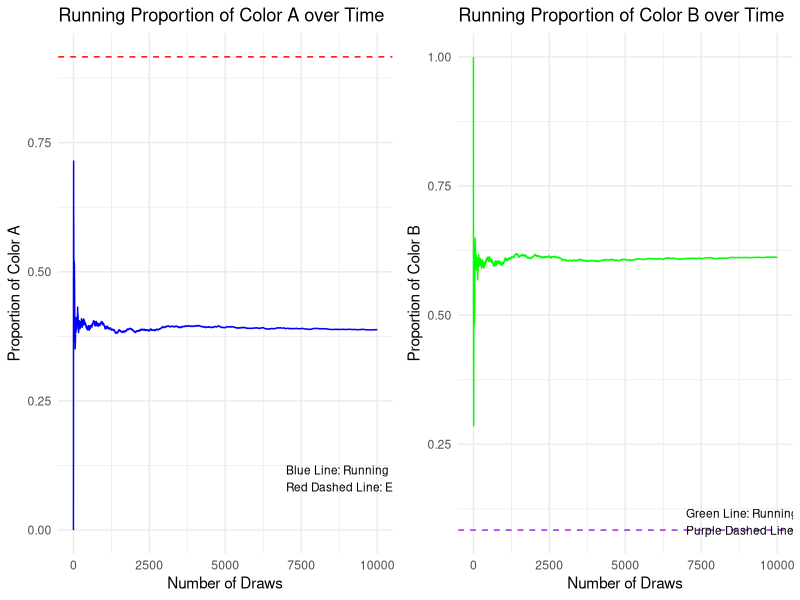
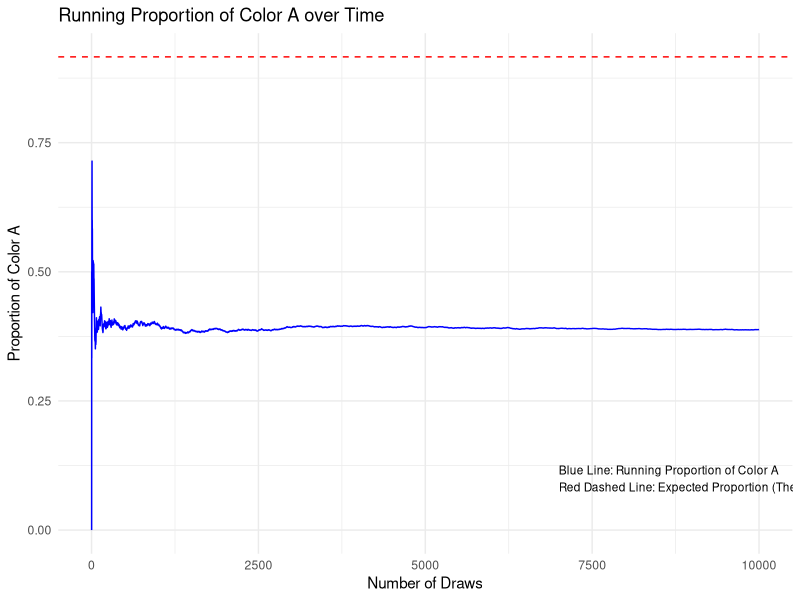
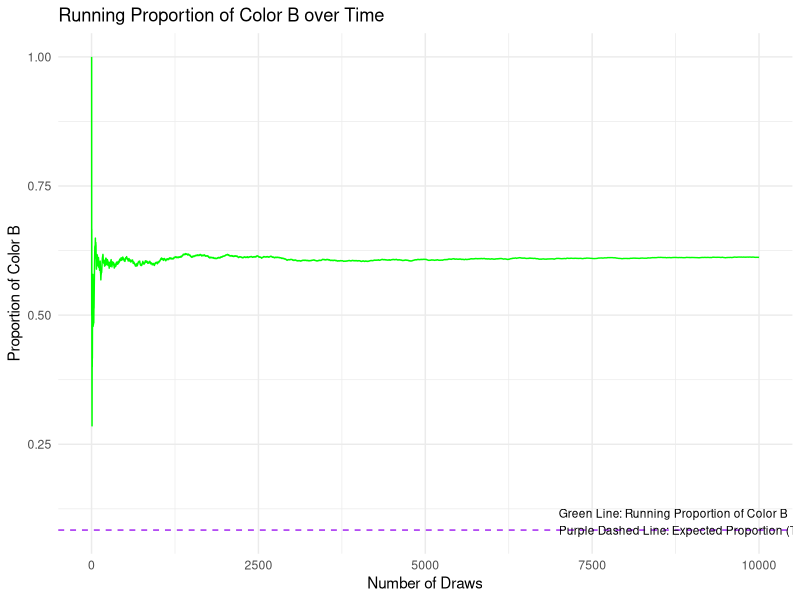

Recreate these plots in R, in order.
# Load necessary libraries
library(ggplot2)
library(dplyr)
library(tidyr)
library(gridExtra)

# Function to simulate Pólya urn process
polya_urn <- function(a, b, c, n_draws) {
  urn <- c(a, b)
  draws <- numeric(n_draws)

  for (i in 1:n_draws) {
    prob <- urn / sum(urn)
    draw <- sample(c(1, 2), size = 1, prob = prob)
    draws[i] <- draw
    urn[draw] <- urn[draw] + c
  }

  return(draws)
}

# Simulation parameters
a <- 10
b <- 10
c <- 1
n_draws <- 10000

# Run the simulation
set.seed(123)
draws <- polya_urn(a, b, c, n_draws)

# Calculate the expected long-term proportion (theta_A) for color A
theta_A <- (-b/c + sqrt((b/c)^2 + 4*a/c)) / 2

# Calculate the running proportion of color A and B over time
prop_A <- cumsum(draws == 1) / 1:n_draws
prop_B <- cumsum(draws == 2) / 1:n_draws

# Create a data frame for plotting
df <- data.frame(Draw = 1:n_draws, Prop_A = prop_A, Prop_B = prop_B)

# Plot the evolution of the running proportion of color A and B over time
plot_A <- ggplot(df, aes(x = Draw, y = Prop_A)) +
  geom_line(color = "blue") +
  geom_hline(yintercept = theta_A, linetype = "dashed", color = "red") +
  labs(title = "Running Proportion of Color A over Time",
       x = "Number of Draws",
       y = "Proportion of Color A") +
  theme_minimal() +
  annotate("text", x = n_draws * 0.7, y = 0.1, label = "Blue Line: Running Proportion of Color A\nRed Dashed Line: Expected Proportion (Theta_A)", color = "black", size = 3, hjust = 0)

plot_B <- ggplot(df, aes(x = Draw, y = Prop_B)) +
  geom_line(color = "green") +
  geom_hline(yintercept = 1 - theta_A, linetype = "dashed", color = "purple") +
  labs(title = "Running Proportion of Color B over Time",
       x = "Number of Draws",
       y = "Proportion of Color B") +
  theme_minimal() +
  annotate("text", x = n_draws * 0.7, y = 0.1, label = "Green Line: Running Proportion of Color B\nPurple Dashed Line: Expected Proportion (Theta_B)", color = "black", size = 3, hjust = 0)

# Save the plots
ggsave("running_proportion_A_over_time.png", plot_A, width = 8, height = 6)
ggsave("running_proportion_B_over_time.png", plot_B, width = 8, height = 6)

# Display the plots
grid.arrange(plot_A, plot_B, ncol = 2)
